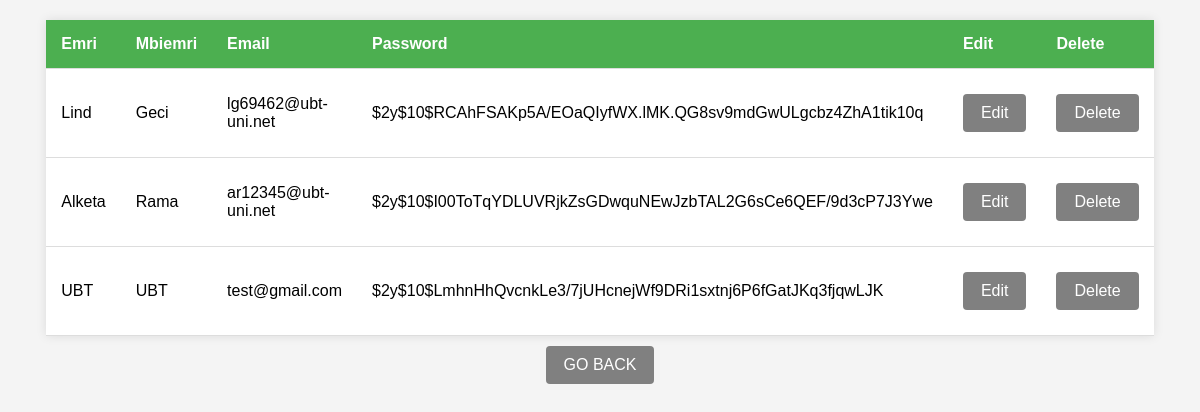
Page /dashboard.php on the committed database.
### tables this page shows
CREATE TABLE `users` (
  `id` int(250) NOT NULL,
  `Name` varchar(250) NOT NULL,
  `Surname` varchar(250) NOT NULL,
  `Email` varchar(250) NOT NULL,
  `Password` varchar(250) NOT NULL,
  `Rolet` varchar(250) NOT NULL DEFAULT 'user'
);

### CRUDAT_PER_USER.php (called while the page is built, shortened)
<?php
 class CRUDAT_PER_USER{
    private $connection;
    public function __construct()
    {
        $conn = new DATABASE;
        $this->connection = $conn->startConnection();
    }
    public function getallUsers(){
        $conn = $this->connection;
        $sql = "SELECT * FROM users";
        $statement = $conn->query($sql);
        $Users = $statement->fetchAll();
        return $Users;
    }
 }
?>

### dashboard.php (the view, shortened to what this page needs)
<?php
include_once "CRUDAT_PER_USER.php";
$strep = new CRUDAT_PER_USER();
$Users = $strep->getallUsers();
?>
<!DOCTYPE html>
<html lang="en">
<head>
    <link rel="stylesheet" href="style.css">
</head>
<body>
    <table>
        <thead>
            <tr>
                <th>Emri</th>
                <th>Mbiemri</th>
                <th>Email</th>
                <th>Password</th>
                <th>Edit</th>
                <th>Delete</th>
            </tr>
        </thead>
        <tbody>
            <?php foreach ($Users as $User) { ?>
                <tr>
                    <td><?php echo $User["Name"]; ?></td>
                    <td><?php echo $User["Surname"]; ?></td>
                    <td><?php echo $User["Email"]; ?></td>
                    <td><?php echo $User["Password"]; ?></td>
                    <td><a href='editUser.php?id=<?= $User["id"] ?>'>Edit</a></td>
                    <td><a href='deleteUser.php?id=<?= $User["id"] ?>'>Delete</a></td>
                </tr>
            <?php } ?>
        </tbody>
    </table>
    <div class="goback">
        <a href="index.php">GO BACK</a>
    </div>
</body>
</html>

### style.css (style rules this page uses)
* { box-sizing: border-box; margin: 0px; padding: 0px; }
body { font-family: Arial, Helvetica, sans-serif; }
a { display: inline-block; margin-top: 10px; margin-bottom: 10px; background-color: gray; color: white; padding: 10px 18px; text-decoration: none; border-radius: 4px; }

### dashboard.php (style rules this page uses)
body { font-family: Arial, sans-serif; background-color: #f4f4f4; margin: 0; padding: 0; display: flex; flex-direction: column; align-items: center; }
table { width: 80%; border-collapse: collapse; margin-top: 20px; background-color: #fff; box-shadow: 0 0 10px rgba(0, 0, 0, 0.1); }
th, td { padding: 15px; text-align: left; border-bottom: 1px solid #ddd; }
th { background-color: #4CAF50; color: white; }

### rows in the picture
users: Name "Lind", Surname "Geci", Email "lg69462@ubt-uni.net", Password "$2y$10$RCAhFSAKp5A/EOaQIyfWX.lMK.QG8sv9mdGwULgcbz4ZhA1tik10q"
users: Name "Alketa", Surname "Rama", Email "ar12345@ubt-uni.net", Password "$2y$10$I00ToTqYDLUVRjkZsGDwquNEwJzbTAL2G6sCe6QEF/9d3cP7J3Ywe"
users: Name "UBT", Surname "UBT", Email "test@gmail.com", Password "$2y$10$LmhnHhQvcnkLe3/7jUHcnejWf9DRi1sxtnj6P6fGatJKq3fjqwLJK"
